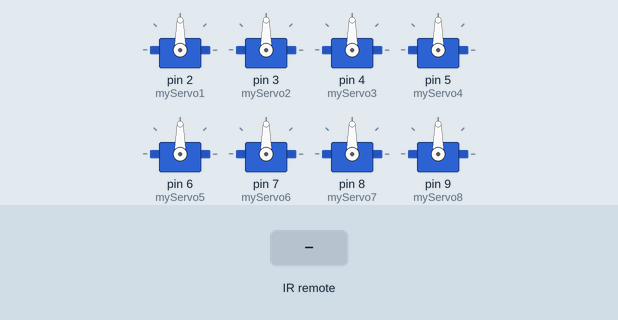
Recording of a sketch running on a simulated Arduino Uno, built with avr-gcc and run on an emulated ATmega328P. Parts: 8 × servo. The inputs (shaded band) are chosen by the test bench.

Above: at 1.2 s.
1.3 s: infrared code 0xFF629D received
At 3.1 s:
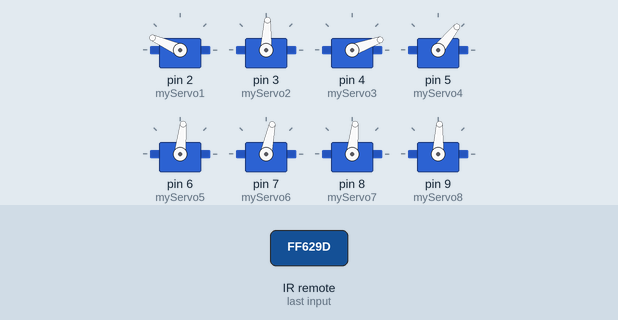
3.6 s: infrared code 0xFFA857 received
At 5.0 s:
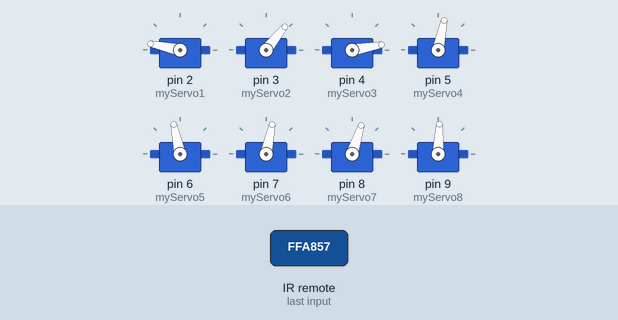
5.7 s: infrared code 0xFFC23D received
At 6.9 s:
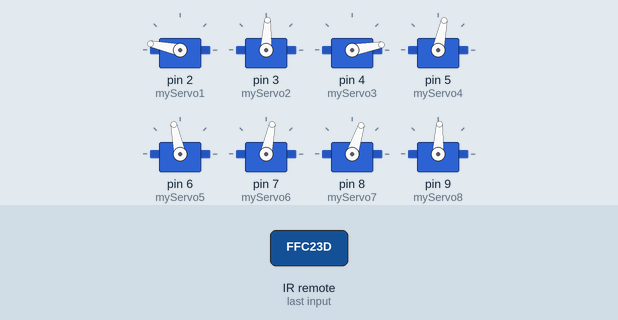
7.7 s: infrared code 0xFF22DD received
At 8.15 s:
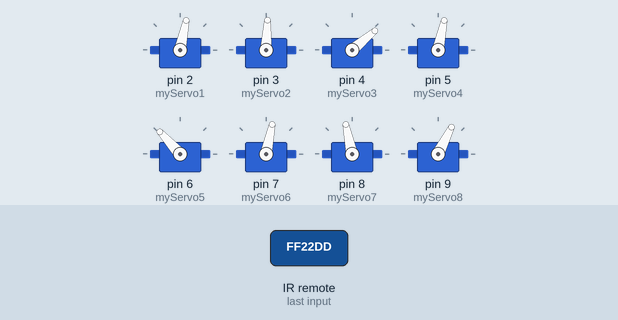
9.8 s: infrared code 0xFF6897 received
At 10.5 s:
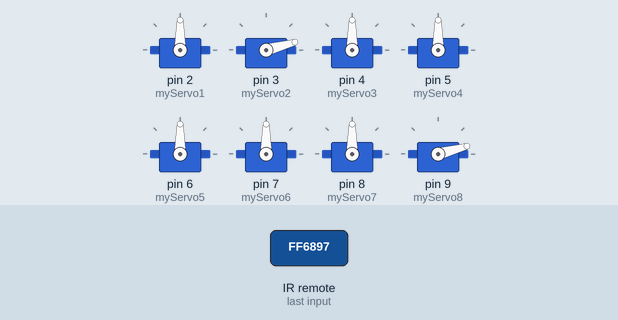
12.2 s: infrared code 0xFF9867 received
At 12.95 s:
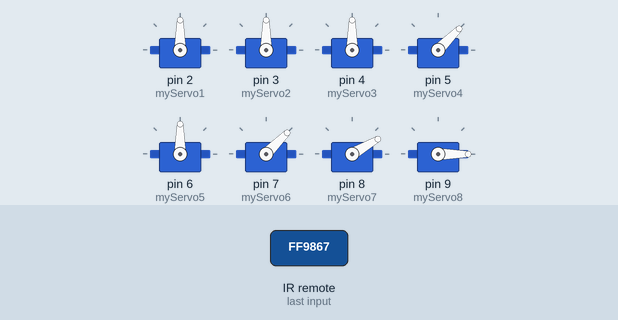
Timing chart, 0 to 15.5 s (numbered marks = the images above; inputs shaded):
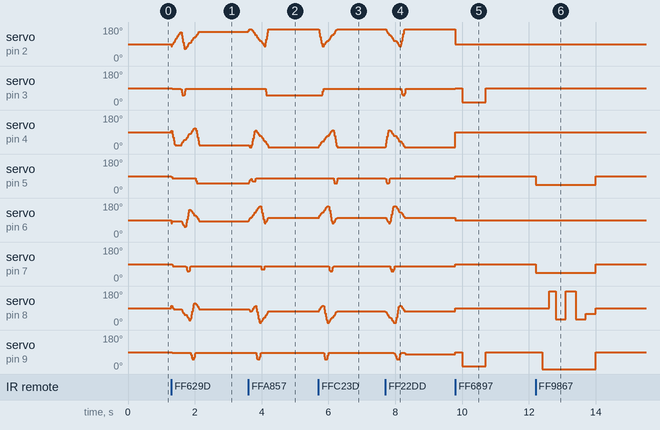

Measured:
- after the input at 1.3 s, servo on pin 3 (myServo2): 90° → 87° at once, → 51° 0.28 s later, → 87° 0.11 s later; servo on pin 5 (myServo4): 90° → 78° at once, → 51° 0.73 s later; servo on pin 9 (myServo8): 90° → 87° at once, → 51° 0.58 s later, → 87° 0.11 s later
- after the input at 3.6 s, servo on pin 3 (myServo2): 87° → 51° after 0.52 s; servo on pin 7 (myServo6): 78° → 63° after 0.39 s, → 78° 0.11 s later; servo on pin 9 (myServo8): 87° → 51° after 0.24 s, → 87° 0.11 s later
- after the input at 5.7 s, servo on pin 3 (myServo2): 51° → 87° after 0.11 s; servo on pin 4 (myServo3): rises from 10° to 100° in 0.41 s, then falls to 10° in 0.15 s
- after the input at 7.7 s, servo on pin 3 (myServo2): 87° → 51° after 0.47 s, → 87° 0.11 s later; servo on pin 4 (myServo3): rises from 10° to 100° in 0.11 s, then falls to 10° in 0.47 s; servo on pin 5 (myServo4): 78° → 51° at once, → 78° 0.11 s later; servo on pin 7 (myServo6): 78° → 51° after 0.15 s, → 78° 0.11 s later
- after the input at 9.8 s, servo on pin 2 (myServo1): 168° → 90° at once; servo on pin 3 (myServo2): 87° → 90° at once, → 15° 0.20 s later, → 90° 0.70 s later; servo on pin 4 (myServo3): 10° → 90° at once; servo on pin 5 (myServo4), servo on pin 7 (myServo6): 78° → 90° at once; servo on pin 6 (myServo5): 102° → 90° at once
- after the input at 12.2 s, servo on pin 5 (myServo4), servo on pin 7 (myServo6): 90° → 45° at once, → 90° 1.8 s later; servo on pin 8 (myServo7): 90° → 180° after 0.40 s, → 30° 0.20 s later, → 180° 0.30 s later, → 30° 0.30 s later, … (6 changes in this stretch); servo on pin 9 (myServo8): 90° → 0° after 0.20 s, → 90° 1.6 s later

The sketch:

CEEP_QUADPOD.ino
```cpp
/*     __                                    ___
 *    / /   ___  ____  ____  ____ __________/ (_
 *   / /   / _ \/ __ \/ __ \/ __ `/ ___/ __  / /
 *  / /___/  __/ /_/ / / / / /_/ / /  / /_/ / /
 * /_____/\___/\____/_/ /_/\__,_/_/   \__,_/_/
 * Email: opensource.leonardi@gmail.com
 * Google Dev: g.dev/leonardi
 * Github: rexionmars
 * Licensa: MIT
 */

#include <IRremote.h> // Importa a biblioteca do controle remoto IR
#include <Servo.h>    // Importa a biblioteca do Servo Motor

// Define os pinos e variaveis USRF
#define trigPin A3
#define echoPin A2
#define INCH 0
#define CM 1

// Define os codigos dos botões IR Remote
#define irUp  16736925
#define irDown 16754775
#define irRight 16761405
#define irLeft 16720605
#define irOK 16712445
#define ir1 16738455
#define ir2 16750695
#define ir3 16756815
#define ir4 16724175
#define ir5 16718055
#define ir6 16743045
#define ir7 16716015
#define ir8 16726215
#define ir9 16734885
#define ir0 16730805
#define irStar 16728765
#define irPound 16732845
#define irRepeat 4294967295

// Calibração inicial
int da =  -12, // Pivô dianteiro esquerdo
    db =   10, // Pivô traseiro esquerdo
    dc =  -18, // Pivô traseiro direito
    dd =   12; // Pivô dianteiro direito

// Posição do servo inicial + calibração inicial
int a90  = (90  + da),
    a120 = (120 + da),
    a150 = (150 + da),
    a180 = (180 + da);

int b0   = (0   + db),
    b30  = (30  + db),
    b60  = (60  + db),
    b90  = (90  + db);

int c90  = (90  + dc),
    c120 = (120 + dc),
    c150 = (150 + dc),
    c180 = (180 + dc);

int d0   = (0   + dd),
    d30  = (30  + dd),
    d60  = (60  + dd),
    d90  = (90  + dd);

// Inicia os pontos para servo motor
int s11 = 90; // Pivô dianteiro esquerdo Servo
int s12 = 90; // Levantamento frontal esquerdo Servo
int s21 = 90; // Pivô traseiro esquerdo Servo
int s22 = 90; // Levantamento traseiro esquerdo Servo
int s31 = 90; // Pivô traseiro direito Servo
int s32 = 90; // Levantamento traseiro direito Servo
int s41 = 90; // Pivô dianteiro direito Servo
int s42 = 90; // Levantamento frontal direito Servo

int f    = 0;
int b    = 0;
int l    = 0;
int r    = 0;
int spd  = 3; // Velocidade do movimento de caminhada; quanto maior o número, mais lenta a velocidade
int high = 0; // A altura em que o robô está

// Define os 8 servo motores
Servo myServo1; // Servo do pivô dianteiro esquerdo
Servo myServo2; // Servo de elevação dianteiro esquerdo
Servo myServo3; // Servo do pivô traseiro esquerdo
Servo myServo4; // Servo de elevação traseiro esquerdo
Servo myServo5; // Servo do pivô traseiro direito
Servo myServo6; // Back Right Lift Servo
Servo myServo7; // Servo do pivô dianteiro direito
Servo myServo8; // Servo de elevação dianteiro direito

// Inicia o IR Sensor
int irReceiver = 11;       // Usa pino D12 para Sensor IR
IRrecv irrecv(irReceiver); // Cria uma nova instancia para o Sensor IR
decode_results results;

// Inicia a configuração global
void setup()
{
  // Conecta os servos aos pinos do Arduino
  myServo1.attach(2);
  myServo2.attach(3);
  myServo3.attach(4);
  myServo4.attach(5);
  myServo5.attach(6);
  myServo6.attach(7);
  myServo7.attach(8);
  myServo8.attach(9);

  pinMode(trigPin, OUTPUT);
  pinMode(echoPin, INPUT);

  irrecv.enableIRIn(); // Inicia o receptor de sinais

  Serial.begin (9600);

}

// Inicia o LOOP
void loop()
{
  unsigned long value;
  unsigned long lastValue;

  center_servos();  // Centraliza todos os cervos
  high = 15;        // Configura a altura para 15
  spd = 3;          // Configura a velocidade para 3

  while (1 == 1)    // Loop infinito
  {
    if (irrecv.decode(&results)) // Se tivermos recebido um sinal de infravermelho
    {
      value = results.value;

      if (value == irRepeat)
        value = lastValue;

      switch (value)
      {
        case irUp:
          lastValue = irUp;
          forward();
          break;

        case irDown:
          lastValue = irDown;
          back();
          break;

        case irRight:
          lastValue = irRight;
          turn_right();
          break;

        case irLeft:
          lastValue = irLeft;
          turn_left();
          break;

        case irOK:
          lastValue = irOK;
          break;

        case ir1:
          lastValue = ir1;
          bow();
          break;

        case ir2:
          lastValue = ir2;
          wave();
          break;

        case ir3:
          lastValue = ir3;
          increase_speed();
          break;

        case ir4:
          lastValue = ir4;
          break;

        case ir5:
          lastValue = ir5;
          break;

        case ir6:
          lastValue = ir6;
          decrease_speed();
          break;

        case ir7:
          lastValue = ir7;
          break;

        case ir8:
          lastValue = ir8;
          dance();
          break;

        case ir9:
          lastValue = ir9;
          break;

        case ir0:
          lastValue = ir0;
          center_servos();
          break;

        case irStar:
          lastValue = irStar;
          trim_left();
          break;

        case irPound:
          lastValue = irPound;
          trim_right();
          break;

        default:
          break;
      }

      irrecv.resume(); // Proximo valor
      delay(50); // Pausa de 50 milisegundos antes de executar o próximo movimento

    }
  }

}

void dance()
{
  center_servos();
  delay(100);
  lean_left();
  delay(300);
  lean_right();
  delay(300);
  lean_left();
  delay(300);
  lean_right();
  delay(300);
  lean_left();
  delay(300);
  lean_right();
  delay(300);
  lean_left();
  delay(300);
  lean_right();
  delay(800);
  center_servos();
  delay(300);
  bow();
  center_servos();
}

// Movimento de wave
void wave()
{
  center_servos();
  myServo4.write(45);
  myServo6.write(45);
  delay(200);
  myServo8.write(0);
  delay(200);
  myServo7.write(180);
  delay(200);
  myServo7.write(30);
  delay(300);
  myServo7.write(180);
  delay(300);
  myServo7.write(30);
  delay(300);
  myServo7.write(s41);
  delay(300);
  myServo8.write(s42);
  center_servos();

}

// Movimento bow
void bow()
{
  center_servos();
  delay(200);
  myServo2.write(15);
  myServo8.write(15);
  delay(700);
  myServo2.write(90);
  myServo8.write(90);
  delay(700);
}

// Inclinar-se para a esquerda
void lean_left()
{
  myServo2.write(15);
  myServo4.write(15);
  myServo6.write(150);
  myServo8.write(150);
}

// Inclina-se para a direita
void lean_right()
{
  myServo2.write(150);
  myServo4.write(150);
  myServo6.write(15);
  myServo8.write(15);
}

// Inclinar-se para a esquerda (corte)
void trim_left()
{
  da--;
  db--;
  dc--;
  dd--;
}

// Inclina-se para a direita (cote)
void trim_right()
{
  da++;
  db++;
  dc++;
  dd++;
}

// Avançar (moviento para frente)
void forward()
{
  // Calculo de pontos
  // Pivô dianteiro esquerdo
  a90 = (90 + da),
  a120 = (120 + da),
  a150 = (150 + da),
  a180 = (180 + da);

  // Pivô traseiro esquerdo
  b0 = (0 + db),
  b30 = (30 + db),
  b60 = (60 + db),
  b90 = (90 + db);

  // Pivô traseiro direito
  c90 = (90 + dc),
  c120 = (120 + dc),
  c150 = (150 + dc),
  c180 = (180 + dc);

  // Pivô dianteiro direito
  d0 = (0 + dd),
  d30 = (30 + dd),
  d60 = (60 + dd),
  d90 = (90 + dd);

  // Definir as posições dos servos e as velocidades necessárias para dar um passo à frente
  // (LFP,  LBP, RBP,  RFP, LFL, LBL, RBL, RFL, S1, S2, S3, S4)
  srv(a180, b0 , c120, d60, 42,  33,  33,  42,  1,  3,  1,  1);
  srv( a90, b30, c90,  d30, 6,   33,  33,  42,  3,  1,  1,  1);
  srv( a90, b30, c90,  d30, 42,  33,  33,  42,  3,  1,  1,  1);
  srv(a120, b60, c180, d0,  42,  33,  6,   42,  1,  1,  3,  1);
  srv(a120, b60, c180, d0,  42,  33,  33,  42,  1,  1,  3,  1);
  srv(a150, b90, c150, d90, 42,  33,  33,  6,   1,  1,  1,  3);
  srv(a150, b90, c150, d90, 42,  33,  33,  42,  1,  1,  1,  3);
  srv(a180, b0,  c120, d60, 42,  6,   33,  42,  1,  3,  1,  1);
  //srv(a180, b0,  c120, d60, 42,  15,  33,  42,  1,  3,  1,  1);

}

// Movimento de Voltar
void back()
{
  // set servo positions and speeds needed to walk backward one step
  // (LFP,  LBP, RBP,  RFP, LFL, LBL, RBL, RFL, S1, S2, S3, S4)
  srv(180, 0,  120, 60, 42, 33, 33, 42, 3,  1, 1, 1);
  srv(150, 90, 150, 90, 42, 18, 33, 42, 1,  3, 1, 1);
  srv(150, 90, 150, 90, 42, 33, 33, 42, 1,  3, 1, 1);
  srv(120, 60, 180, 0,  42, 33, 33, 6,  1,  1, 1, 3);
  srv(120, 60, 180, 0,  42, 33, 33, 42, 1,  1, 1, 3);
  srv(90,  30, 90,  30, 42, 33, 18, 42, 1,  1, 3, 1);
  srv(90,  30, 90,  30, 42, 33, 33, 42, 1,  1, 3, 1);
  srv(180, 0,  120, 60, 6,  33, 33, 42, 3,  1, 1, 1);

}

// Movimento para a esquerda
void turn_left()
{
  // Definir as posições dos servos e as velocidades necessárias para virar um passo à esquerda
  // (LFP,  LBP, RBP,  RFP, LFL, LBL, RBL, RFL, S1, S2, S3, S4)
  srv(150,  90, 90,  30, 42, 6,  33, 42, 1, 3, 1, 1);
  srv(150,  90, 90,  30, 42, 33, 33, 42, 1, 3, 1, 1);
  srv(120,  60, 180, 0,  42, 33, 6,  42, 1, 1, 3, 1);
  srv(120,  60, 180, 0,  42, 33, 33, 24, 1, 1, 3, 1);
  srv(90,   30, 150, 90, 42, 33, 33, 6,  1, 1, 1, 3);
  srv(90,   30, 150, 90, 42, 33, 33, 42, 1, 1, 1, 3);
  srv(180,  0,  120, 60, 6,  33, 33, 42, 3, 1, 1, 1);
  srv(180,  0,  120, 60, 42, 33, 33, 33, 3, 1, 1, 1);
}

// Movimento para a direita
void turn_right ()
{
  // Definir as posições dos servos e as velocidades necessárias para girar um passo para a direita
  // (LFP,  LBP, RBP,  RFP, LFL, LBL, RBL, RFL, S1, S2, S3, S4)
  srv( 90, 30, 150, 90, 6,  33, 33, 42, 3, 1, 1, 1);
  srv( 90, 30, 150, 90, 42, 33, 33, 42, 3, 1, 1, 1);
  srv(120, 60, 180, 0,  42, 33, 33, 6,  1, 1, 1, 3);
  srv(120, 60, 180, 0,  42, 33, 33, 42, 1, 1, 1, 3);
  srv(150, 90, 90,  30, 42, 33, 6,  42, 1, 1, 3, 1);
  srv(150, 90, 90,  30, 42, 33, 33, 42, 1, 1, 3, 1);
  srv(180, 0,  120, 60, 42, 6,  33, 42, 1, 3, 1, 1);
  srv(180, 0,  120, 60, 42, 33, 33, 42, 1, 3, 1, 1);
}

// Centraliza os Servos Motores
void center_servos()
{
  myServo1.write(90);
  myServo2.write(90);
  myServo3.write(90);
  myServo4.write(90);
  myServo5.write(90);
  myServo6.write(90);
  myServo7.write(90);
  myServo8.write(90);

  int s11 = 90; // Servo do pivô dianteiro esquerdo
  int s12 = 90; // Servo de elevação dianteiro esquerdo
  int s21 = 90; // Servo do pivô traseiro esquerdo
  int s22 = 90; // Servo de elevação traseiro esquerdo
  int s31 = 90; // Servo do pivô traseiro direito
  int s32 = 90; // Servo de elevação traseiro direito
  int s41 = 90; // Servo do pivô dianteiro direito
  int s42 = 90; // Servo de elevação dianteiro direito
}

// Almenta a velocidade
void increase_speed()
{
  if (spd > 3)
    spd--;
}

// Diminui a velocidade
void decrease_speed()
{
  if (spd < 50)
    spd++;
}

// Servos
void srv( int  p11, int p21, int p31, int p41, int p12, int p22, int p32, int p42, int sp1, int sp2, int sp3, int sp4)
{
  /*
  p11: Pivô dianteiro esquerdo do Servo
  p21: Pivô traseiro esquerdo do Servo
  p31: Pivô traseiro direito do Servo
  p41: Pivô dianteiro direito do Servo
  p12: Levantamento frontal esquerdo do Servo
  p22: Levantamento traseiro esquerdo do Servo
  p32: Levantamento traseiro direito do Servo
  p42: Levantamento frontal direito do Servo
  sp1: velocidade 1
  sp2: velocidade 2
  sp3: velocidade 3
  sp4: velocidade 4
  */

  // Multiplicar as posições do servo do elevador pelo ajuste manual da altura
  p12 = p12 + high * 3;
  p22 = p22 + high * 3;
  p32 = p32 + high * 3;
  p42 = p42 + high * 3;

  while ((s11 != p11) || (s21 != p21) || (s31 != p31) || (s41 != p41) || (s12 != p12) || (s22 != p22) || (s32 != p32) || (s42 != p42))
  {
    // Pivô dianteiro esquerdo do Servo
    if (s11 < p11) // se a posição do servo for menor que a posição programada
    {
      if ((s11 + sp1) <= p11)
        s11 = s11 + sp1; // definir a posição do servo igual à posição do servo mais a constante de velocidade
      else
        s11 = p11;
    }

    if (s11 > p11) // se a posição do servo for maior que a posição programada
    {
      if ((s11 - sp1) >= p11)
        s11 = s11 - sp1; // definir a posição do servo igual à posição do servo menos a constante de velocidade
      else
        s11 = p11;
    }

    // Servo do pivô traseiro esquerdo
    if (s21 < p21)
    {
      if ((s21 + sp2) <= p21)
        s21 = s21 + sp2;
      else
        s21 = p21;
    }

    if (s21 > p21)
    {
      if ((s21 - sp2) >= p21)
        s21 = s21 - sp2;
      else
        s21 = p21;
    }

    // Servo do pivô traseiro direito
    if (s31 < p31)
    {
      if ((s31 + sp3) <= p31)
        s31 = s31 + sp3;
      else
        s31 = p31;
    }

    if (s31 > p31)
    {
      if ((s31 - sp3) >= p31)
        s31 = s31 - sp3;
      else
        s31 = p31;
    }

    // Servo do pivô dianteiro direito
    if (s41 < p41)
    {
      if ((s41 + sp4) <= p41)
        s41 = s41 + sp4;
      else
        s41 = p41;
    }

    if (s41 > p41)
    {
      if ((s41 - sp4) >= p41)
        s41 = s41 - sp4;
      else
        s41 = p41;
    }

    // Servo de levantamento dianteiro esquerdo
    if (s12 < p12)
    {
      if ((s12 + sp1) <= p12)
        s12 = s12 + sp1;
      else
        s12 = p12;
    }

    if (s12 > p12)
    {
      if ((s12 - sp1) >= p12)
        s12 = s12 - sp1;
      else
        s12 = p12;
    }

    // Servo de levantamento traseiro esquerdo
    if (s22 < p22)
    {
      if ((s22 + sp2) <= p22)
        s22 = s22 + sp2;
      else
        s22 = p22;
    }

    if (s22 > p22)
    {
      if ((s22 - sp2) >= p22)
        s22 = s22 - sp2;
      else
        s22 = p22;
    }

    // Servo de levantamento traseiro direito
    if (s32 < p32)
    {
      if ((s32 + sp3) <= p32)
        s32 = s32 + sp3;
      else
        s32 = p32;
    }

    if (s32 > p32)
    {
      if ((s32 - sp3) >= p32)
        s32 = s32 - sp3;
      else
        s32 = p32;
    }

    // Servo de levantamento dianteiro direito
    if (s42 < p42)
    {
      if ((s42 + sp4) <= p42)
        s42 = s42 + sp4;
      else
        s42 = p42;
    }

    if (s42 > p42)
    {
      if ((s42 - sp4) >= p42)
        s42 = s42 - sp4;
      else
        s42 = p42;
    }

    // Gravar valores do servo de pivô
    myServo1.write(s11 + da);
    myServo3.write(s21 + db);
    myServo5.write(s31 + dc);
    myServo7.write(s41 + dd);

    // Gravar valores dos servos de elevação
    myServo2.write(s12);
    myServo4.write(s22);
    myServo6.write(s32);
    myServo8.write(s42);

    delay(spd); // Atraso antes do próximo movimento
  }
}

// função USRF
long get_distance(bool unit)
{

  long duration = 0,
       cm = 0,
       inches = 0;

  /*
  O sensor é acionado por um pulso HIGH (alto) de 10 ou mais microssegundos.
  Dê um pulso LOW curto antes para garantir um pulso HIGH limpo:
  */
  digitalWrite(trigPin, LOW);
  delayMicroseconds(5);
  digitalWrite(trigPin, HIGH);
  delayMicroseconds(10);
  digitalWrite(trigPin, LOW);

  /*
  Ler o sinal do sensor: um pulso ALTO cuja
  duração é o tempo (em microssegundos) entre o envio
  do ping até a recepção de seu eco em um objeto.
  */
  pinMode(echoPin, INPUT);
  duration = pulseIn(echoPin, HIGH);

  // converter o tempo em uma distância
  cm = (duration / 2) / 29.1;
  inches = (duration / 2) / 74;

  if (unit == INCH)
    return inches;
  else
    return cm;
}
```
